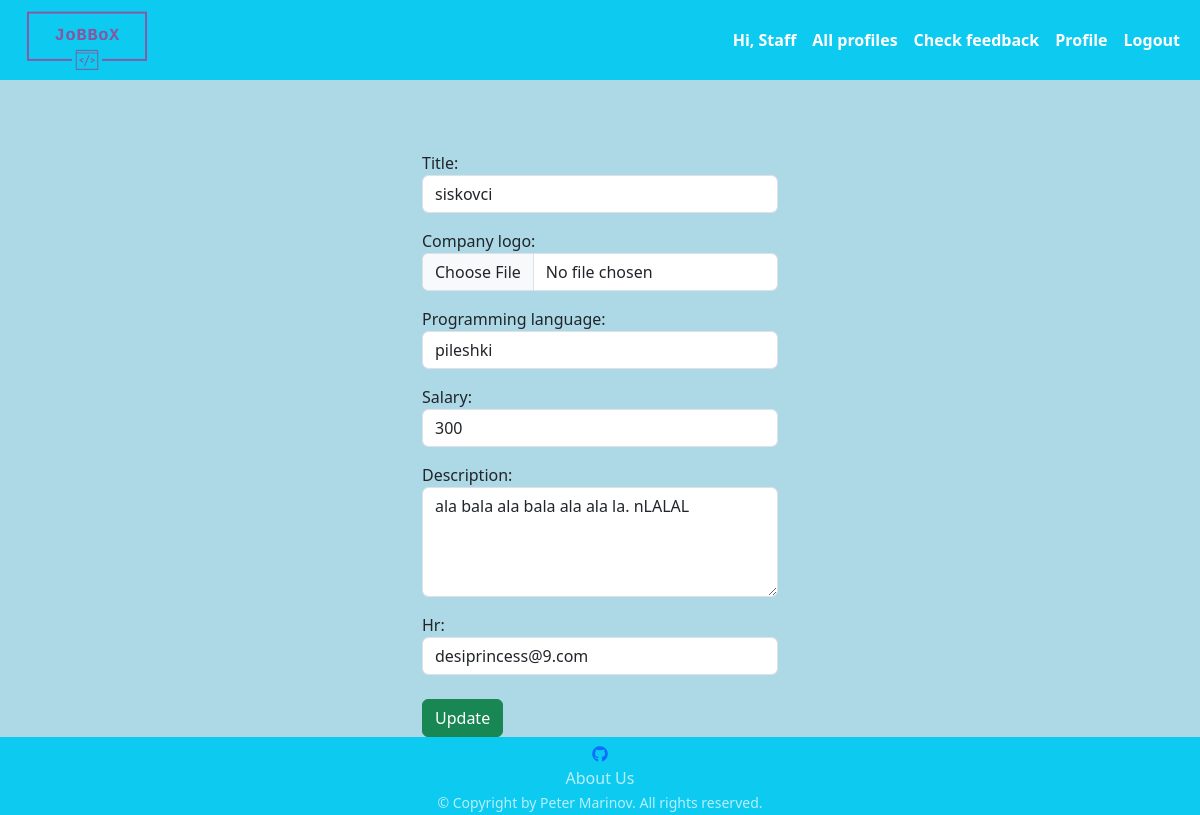
/job/7/edit (signed in), run on an earlier commit of the app's database.
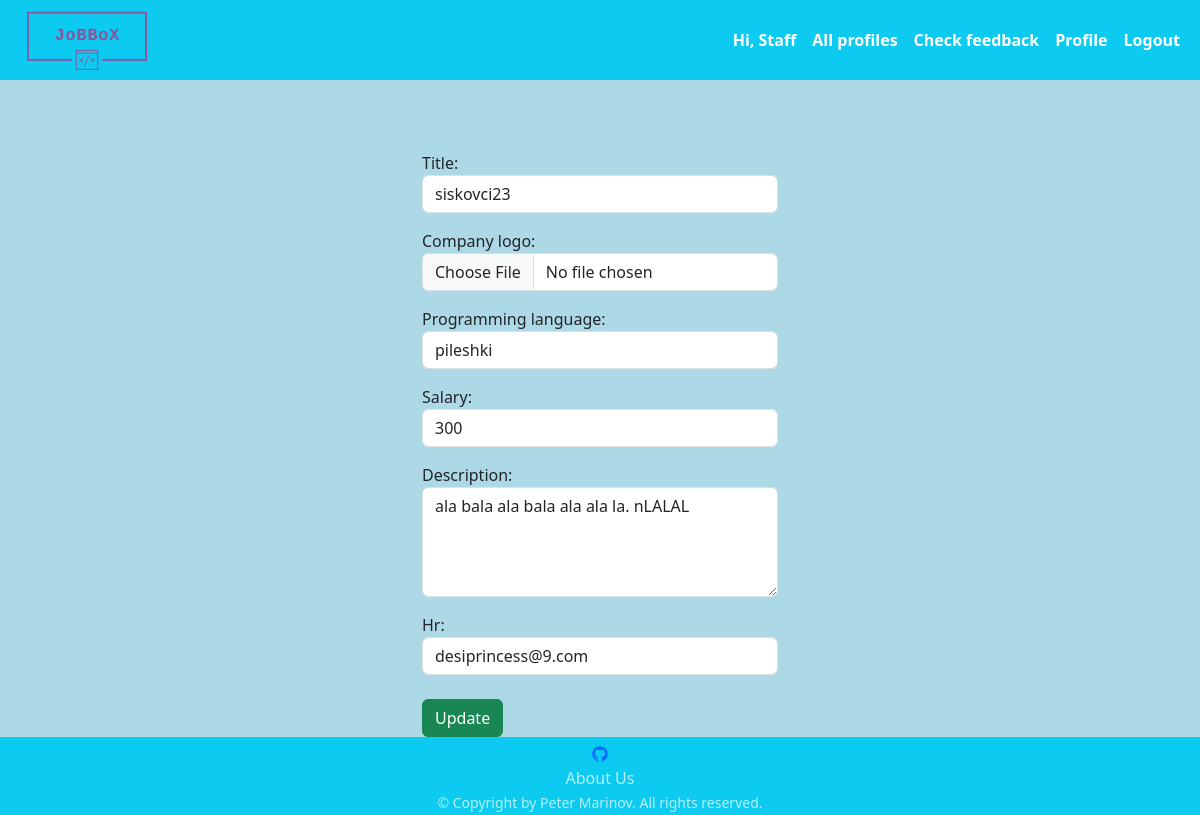
And on a later commit of the database.
### jobbox/job/models.py (models this page shows)
class Job(models.Model):
    TITLE_MAX_LEN = 30
    PROGRAMMING_LANGUAGE_MAX_LEN = 15
    SALARY_MIN_VALUE = 0
    SALARY_MAX_VALUE = 150000
    DESCRIPTION_MIN_LEN = 20
    DESCRIPTION_MAX_LEN = 300
    COMPANY_LOG_MAX_SIZE_IN_MB = 1
    title = models.CharField(
        null=False,
        blank=False,
        max_length=TITLE_MAX_LEN
    )
    company_logo = models.ImageField(
        upload_to='companies_logo',
        null=False,
        blank=False,
        validators=(
            FileSizeValidatorInMB(COMPANY_LOG_MAX_SIZE_IN_MB),
        )
    )
    programming_language = models.CharField(
        null=False,
        blank=False,
        max_length=PROGRAMMING_LANGUAGE_MAX_LEN
    )
    salary = models.IntegerField(
        null=True,
        blank=True,
        validators=(
            validators.MinValueValidator(SALARY_MIN_VALUE),
            validators.MaxValueValidator(SALARY_MAX_VALUE),
        )
    )
    description = models.TextField(
        null=False,
        blank=False,
        validators=(
            validators.MinLengthValidator(DESCRIPTION_MIN_LEN),
            validators.MaxLengthValidator(DESCRIPTION_MAX_LEN),
        )
    )
    hr = models.ForeignKey(
        AppUser,
        on_delete=models.CASCADE,
    )

### jobbox/job/views.py (the view, shortened to what this page needs)
# urls.py: path('<int:pk>/edit', EditJobView.as_view(), name='edit_job'),
class EditJobView(auth_mixins.LoginRequiredMixin, OnlyHrAndAdminAndStaffCanEditJobMixin, views.UpdateView):
    template_name = 'job/edit_job.html'
    model = Job
    def get_form_class(self):
        if self.request.current_user.is_superuser or self.request.current_user.is_staff:
            return CreateEditJobFromAdmin
        return EditJobFrom

### jobbox/job/forms.py
class CreateEditJobFromAdmin(CreateJobFrom):
    def __init__(self, *args, **kwargs):
        super().__init__(*args, **kwargs)
        profile_choices = [(user.pk, user) for user in AppUser.objects.all()]
        self.fields['hr'].choices = profile_choices
        self.fields['hr'].widget.attrs['class'] = 'form-control'
    class Meta(CreateJobFrom.Meta):
        widgets = {
            'title': forms.TextInput(attrs={'class': 'form-control'}),
            'company_logo': forms.FileInput(attrs={'class': 'form-control'}),
            'programming_language': forms.TextInput(attrs={'class': 'form-control'}),
            'salary': forms.NumberInput(attrs={'class': 'form-control'}),
            'description': forms.Textarea(attrs={'class': 'form-control', 'rows': 4}),
            }

### middawares/middawares.py (called while the page is built)
def set_profile_middleware(get_response):
    def middleware(request, *args, **kwargs):
        if request.user.is_authenticated:
            request.current_user = request.user
        else:
            request.current_user = None
        return get_response(request, *args, **kwargs)
    return middleware

### templates/job/edit_job.html (shortened to what this page needs)
{% extends 'base.html' %}
{% block content %}
    <div class="col-sm-4">
        <form action="{% url 'edit_job' pk=object.pk %}" method="POST" enctype="multipart/form-data">
            <div class="form-group">
                {{ form.as_p }}
                <button class="btn btn-success mt-2">Update</button>
            </div>
        </form>
    </div>
{% endblock %}

What changed in the data, as far as the page shows it:
changed Job "pileshki": title "siskovci" → "siskovci23"
